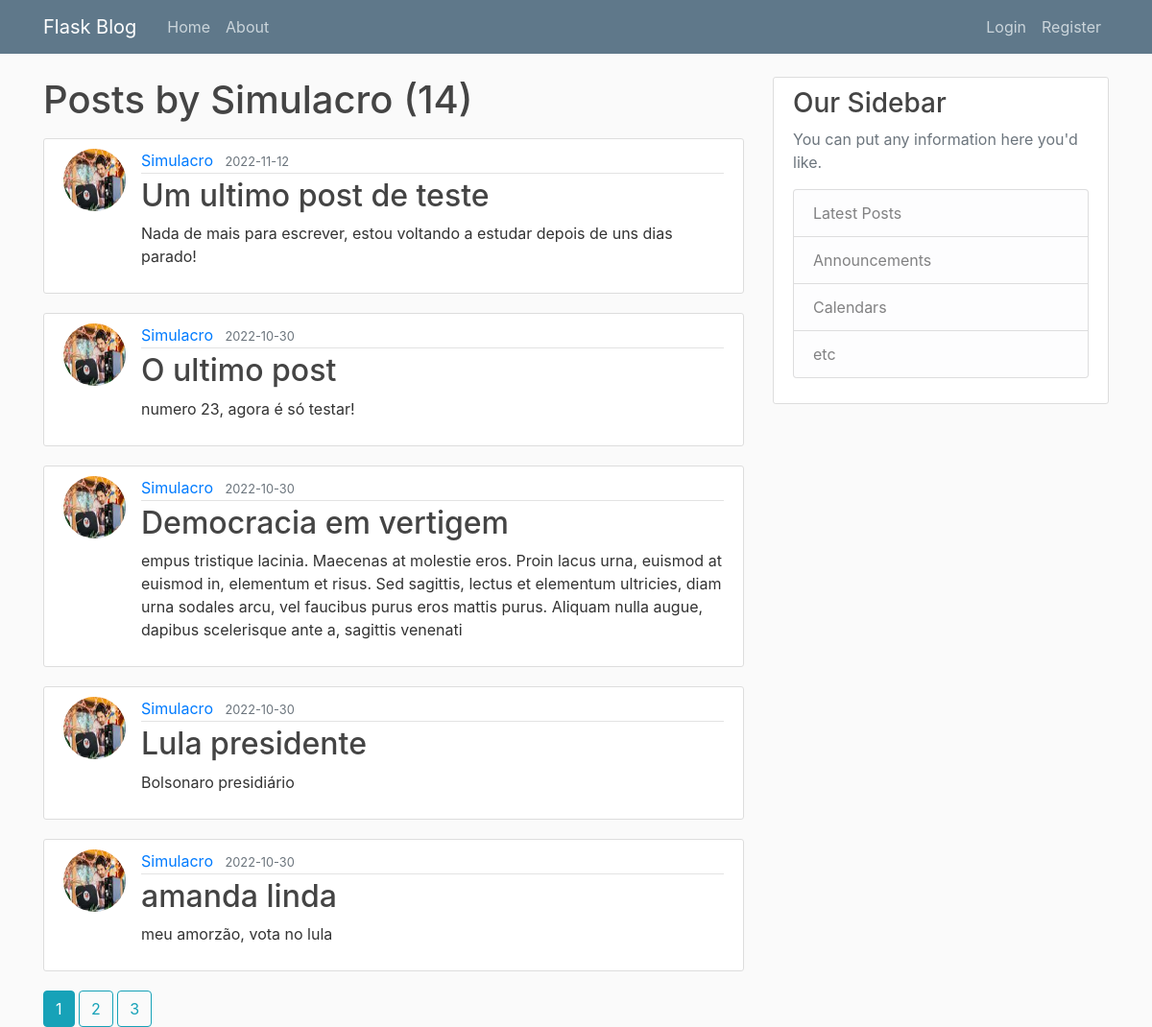
Screenshot of /user/Simulacro with the database file from the repository.
### flaskblog/models.py (models this page shows, shortened)
class User(db.Model, UserMixin):
    id = db.Column(db.Integer,primary_key=True)
    username = db.Column(db.String(20), unique=True, nullable=False)
    email = db.Column(db.String(120), unique=True, nullable=False)
    image_file = db.Column(db.String(20), nullable=False, default='default.jpg')
    password = db.Column(db.String(60), nullable=False)
    posts = db.relationship('Post', backref='author', lazy=True)

class Post(db.Model):
    id = db.Column(db.Integer,primary_key=True)
    title = db.Column(db.String(100), nullable=False)
    date_posted = db.Column(db.DateTime, nullable=False, default=datetime.utcnow)
    content = db.Column(db.Text, nullable=False)
    user_id = db.Column(db.Integer, db.ForeignKey('user.id'), nullable=False)

### flaskblog/users/routes.py (the view)
@users.route("/user/<string:username>")
def user_post(username):
    page = request.args.get('page',1, type=int)
    user = User.query.filter_by(username=username).first_or_404()
    posts = Post.query.filter_by(author=user)\
        .order_by(Post.date_posted.desc())\
        .paginate(page=page, per_page=5)
    return render_template('user_post.html', posts=posts, user=user)

### flaskblog/templates/user_post.html
{% extends "layout.html"%}
{% block content %}
    <h1 class="mb-3">Posts by {{ user.username }} ({{ posts.total }})</h1>
    {% for post in posts.items %}
        <article class="media content-section">
            <img class='rounded-circle article-img' src="{{ url_for('static', filename='profile_pics/' + post.author.image_file) }}">
            <div class="media-body">
            <div class="article-metadata">
                <a class="mr-2" href="{{ url_for('users.user_post', username=post.author.username) }}">{{ post.author.username }}</a>
                <small class="text-muted">{{ post.date_posted.strftime('%Y-%m-%d') }}</small>
            </div>
            <h2><a class="article-title" href="{{ url_for('posts.post', post_id=post.id) }}">{{ post.title }}</a></h2>
            <p class="article-content">{{ post.content }}</p>
            </div>
        </article>
    {% endfor%}
    {% for page_num in posts.iter_pages(left_edge=1, right_edge=1, left_current=1, right_current=2) %}
        {% if page_num %}
            {% if posts.page == page_num %}
                <a class="btn btn-info mb4" href="{{ url_for('users.user_post', username=user.username, page=page_num) }}">{{ page_num }}</a>
            {% else%}
                <a class="btn btn-outline-info mb4" href="{{ url_for('users.user_post', username=user.username, page=page_num) }}">{{ page_num }}</a>
            {% endif %}
        {% else%}
            ...
        {% endif %}
    {% endfor%}
{% endblock %}

### flaskblog/static/main.css (style rules this page uses)
body { background: #fafafa; color: #333333; margin-top: 5rem; }
h1, h2, h3, h4, h5, h6 { color: #444444; }
.content-section { background: #ffffff; padding: 10px 20px; border: 1px solid #dddddd; border-radius: 3px; margin-bottom: 20px; }
.article-title { color: #444444; }
.article-content { white-space: pre-line; }
.article-img { height: 65px; width: 65px; margin-right: 16px; }
.article-metadata { padding-bottom: 1px; margin-bottom: 4px; border-bottom: 1px solid #e3e3e3 }

### rows the page displays
User: username "Simulacro"
Post: image_file (picture), author.username "Simulacro", date_posted "2022-11-12", title "Um ultimo post de teste", content "Nada de mais para escrever, estou voltando a estudar depois de uns dias parado!"
Post: image_file (picture), author.username "Simulacro", date_posted "2022-10-30", title "O ultimo post", content "numero 23, agora é só testar!"
Post: image_file (picture), author.username "Simulacro", date_posted "2022-10-30", title "Democracia em vertigem", content "empus tristique lacinia. Maecenas at molestie eros. Proin lacus urna, euismod at euismod in, elementum et risus. Sed sagittis, lectus et elementum ultricies, diam urna sodales arcu, vel faucibus purus eros mattis purus. Aliquam nulla augue, dapibus scelerisque ante a, sagittis venenati"
Post: image_file (picture), author.username "Simulacro", date_posted "2022-10-30", title "Lula presidente", content "Bolsonaro presidiário"
Post: image_file (picture), author.username "Simulacro", date_posted "2022-10-30", title "amanda linda", content "meu amorzão, vota no lula"

### other values shown
{{ posts.total }} "14"
{{ page_num }} "1"
{{ page_num }} "2" "3"
